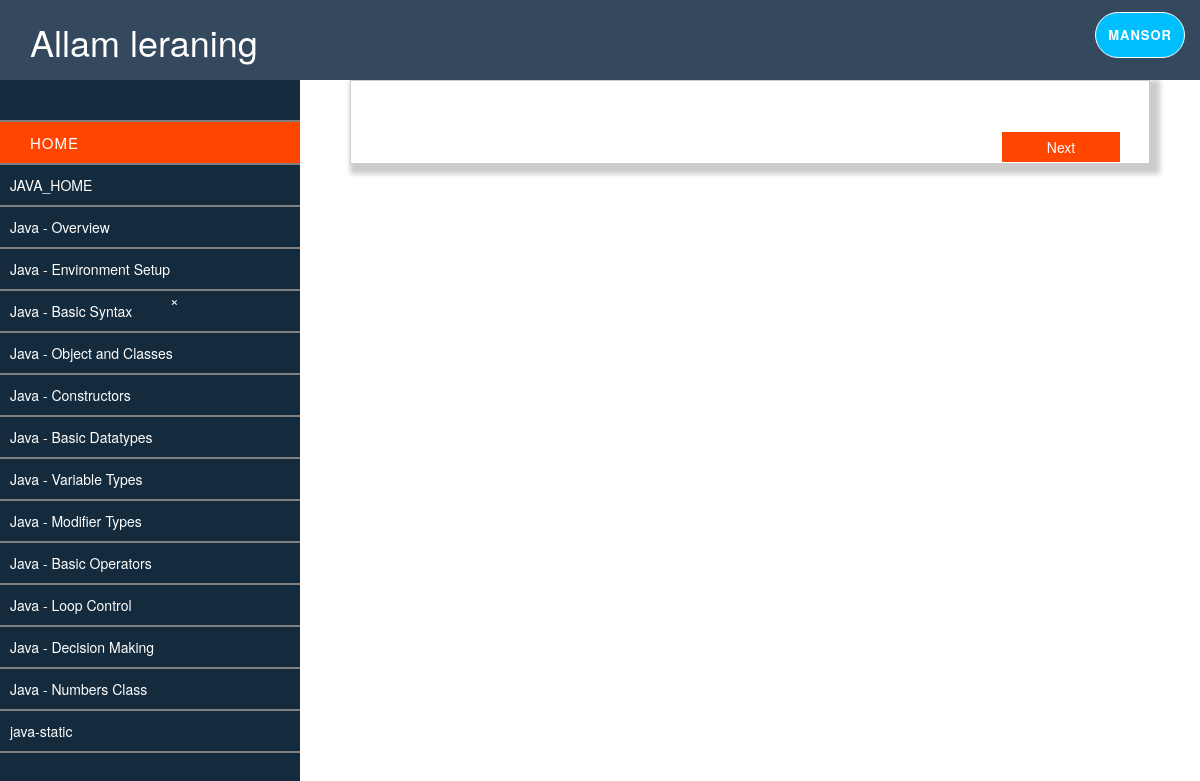
The app's page /System/programming/java/java_programming.php?course_name=java (signed in) with its own data.
### tables this page shows
CREATE TABLE `courses` (
  `id` int(11) NOT NULL,
  `topic_name` varchar(255) NOT NULL,
  `description` text NOT NULL,
  `course_name` varchar(255) NOT NULL
);

### System/programming/java/java_programming.php (the view, shortened to what this page needs)
<!DOCTYPE html>
<html>
<head>
	<link rel="stylesheet" type="text/css" href="../..//css/java_programming.css">
	<link rel="stylesheet" href="https://maxcdn.bootstrapcdn.com/bootstrap/3.3.7/css/bootstrap.min.css">
	<link rel="stylesheet" href="https://cdnjs.cloudflare.com/ajax/libs/font-awesome/4.7.0/css/font-awesome.min.css">
</head>
<body>
	<nav class="navbar navbar-inverse navbar-fixed-top" style="height: 80px;">
		<div class="container">
			<div class="navbar-header">
				<h1 style="color: white;margin-top: 10px;" id="myhead">Allam leraning</h1>
			</div>
			<div class="collapse navbar-collapse" id="navi">
				<ul class="nav navbar-nav navbar-right">
					<li> <a href="" id="our-location" class="btn-success" data-target="#mymodal" data-toggle="modal"><?php echo $_SESSION['username'];   ?></a></li>
				</ul>
			</div>
		</div>
	</nav>
	<div class="sidemenu" id="sidebarleftmenu">
		<ul class="sidemenulist">
			<li><a href="" class="crossbutton" onclick="closesidemenu()">&times;</a></li>
			<li style="background-color :orangered;"><a href="" >Home</a></li>
<?php
$con=mysqli_connect('localhost','root');
mysqli_select_db($con,'mansor');
$course_name=$_GET['course_name'];
$q="select * from courses where course_name='$course_name'";
$result=mysqli_query($con,$q);
while ($res=mysqli_fetch_array($result)) {
  ?>
  			<form action="fetch_main_content.php" method="POST">
			<button  style="background-color: transparent;border: none;text-align:left;color: white;"><li style="width: 300px;"><?php echo $res['topic_name']; ?></li></button>
			</form>
<?php } ?>
		</ul>
	</div>
	<div id="mainpagecontent" class="shadow">
		<button id="btn_next">Next</button>
	</div>
</body>
</html>

### System/css/java_programming.css (style rules this page uses)
* { margin:0px; padding:0px; box-sizing: border-box; }
body { background-color:red; }
.navbar { padding: 12px 0px; background-color: #34495e !important; border-bottom: none !important; transition: all 0.5s ease-in-out; }
ul li a { color: white !important; font-weight: bold; font-size: 13px; text-transform: uppercase; letter-spacing: 1px; transition: all 0.5s ease-in; }
#our-location { border: 1px solid white ; border-radius: 45px; padding: 12px 12px 12px 12px; background: deepskyblue !important; }
.navbar { width: 100%; height: 60px; background: #34495e; border-radius:0px 0px 0px 0px; position: fixed; box-sizing: border-box; }
.sidemenu { height: 100%; background-color: #142b3d; width: 0px; position: fixed; top:80px; left:0; overflow-x:hidden; transition: all 0.6s; }
.sidemenu ul li a { color: white; text-decoration: none; list-style: none; margin:20px; text-align: center; font-weight: 200; font-size: 15px; }
.sidemenu ul li { padding:10px; width: 300px; border-bottom: 2px solid grey; transition: all 0.6s; cursor: pointer; }
.crossbutton { position:absolute; left: 150px; bottom: 550px; }
#mainpagecontent { height: 650px; background-color: ; margin-top: 280px; border-style: solid; border-width: 1px; border-color: #ccc !important; width: 800px; margin-left: 350px !important; background-color: rgba(44, 58, 81,0.9); }
#sidebarleftmenu { width: 300px; }
#btn_next { margin-left: 650px; width:120px !important; height: 32px !important; margin-top: 40px; color:white; background-color: orangered; border:1px solid white !important; }

### System/programming/java/java_programming.php (style rules this page uses)
#mainpagecontent { background-color: white; margin-top: 80px; height: auto; box-shadow: 5px 5px 5px 5px #ccc; border-color: #ccc; }

### records on screen
courses: topic_name "JAVA_HOME"
courses: topic_name "Java - Overview"
courses: topic_name "Java - Environment Setup"
courses: topic_name "Java - Basic Syntax"
courses: topic_name "Java - Object and Classes"
courses: topic_name "Java - Constructors"
courses: topic_name "Java - Basic Datatypes"
courses: topic_name "Java - Variable Types"
courses: topic_name "Java - Modifier Types"
courses: topic_name "Java - Basic Operators"
courses: topic_name "Java - Loop Control"
courses: topic_name "Java - Decision Making"
courses: topic_name "Java - Numbers Class"
courses: topic_name "java-static"

### other values on screen
$_SESSION['username'] "MANSOR"
